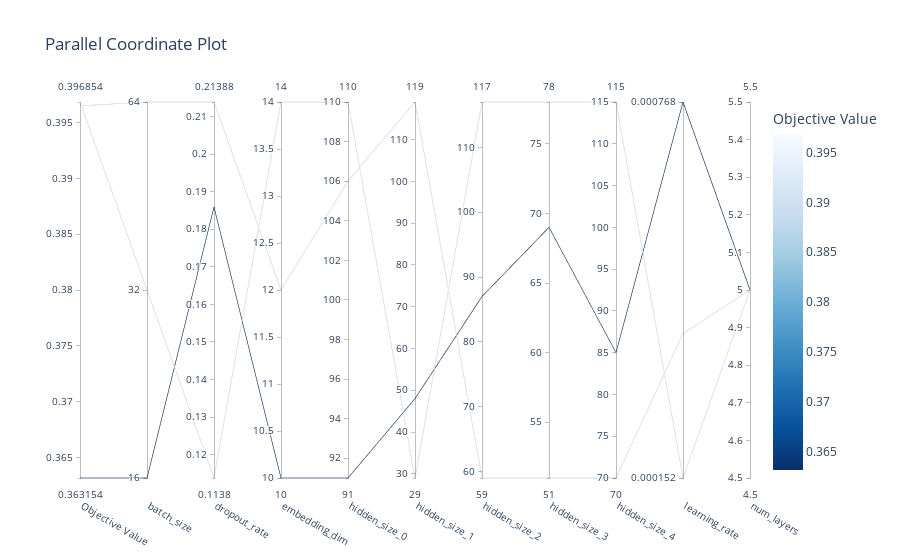

The notebook cell saved with this chart:
### Code cell
# Parallel Coordinate
plot_parallel_coordinate(study).show()

### Figure 1 — Plotly figure (JSON) as saved in the notebook; plotly's stock layout.template omitted (floating-point values rounded to 4 significant figures)
{"data": [{"dimensions": [{"label": "Objective Value", "range": [0.3632, 0.3969], "values": [0.3632, 0.3969, 0.3965]}, {"label": "batch_size", "range": [0, 2], "ticktext": ["16", "32", "64"], "tickvals": [0, 1, 2], "values": [0, 1, 2]}, {"label": "dropout_rate", "range": [0.1138, 0.2139], "values": [0.1859, 0.1138, 0.2139]}, {"label": "embedding_dim", "range": [10, 14], "values": [10, 14, 12]}, {"label": "hidden_size_0", "range": [91, 110], "values": [91, 110, 106]}, {"label": "hidden_size_1", "range": [29, 119], "values": [48, 29, 119]}, {"label": "hidden_size_2", "range": [59, 117], "values": [87, 117, 59]}, {"label": "hidden_size_3", "range": [51, 78], "values": [69, 78, 51]}, {"label": "hidden_size_4", "range": [70, 115], "values": [85, 115, 70]}, {"label": "learning_rate", "range": [-3.817, -3.114], "ticktext": ["0.000152", "0.000768"], "tickvals": [-3.817, -3.114], "values": [-3.114, -3.817, -3.547]}, {"label": "num_layers", "range": [5, 5], "values": [5, 5, 5]}], "labelangle": 30, "labelside": "bottom", "line": {"color": [0.3632, 0.3969, 0.3965], "colorbar": {"title": {"text": "Objective Value"}}, "colorscale": [[0, "rgb(247,251,255)"], [0.125, "rgb(222,235,247)"], [0.25, "rgb(198,219,239)"], [0.375, "rgb(158,202,225)"], [0.5, "rgb(107,174,214)"], [0.625, "rgb(66,146,198)"], [0.75, "rgb(33,113,181)"], [0.875, "rgb(8,81,156)"], [1, "rgb(8,48,107)"]], "reversescale": true, "showscale": true}, "type": "parcoords"}], "layout": {"title": {"text": "Parallel Coordinate Plot"}}}
